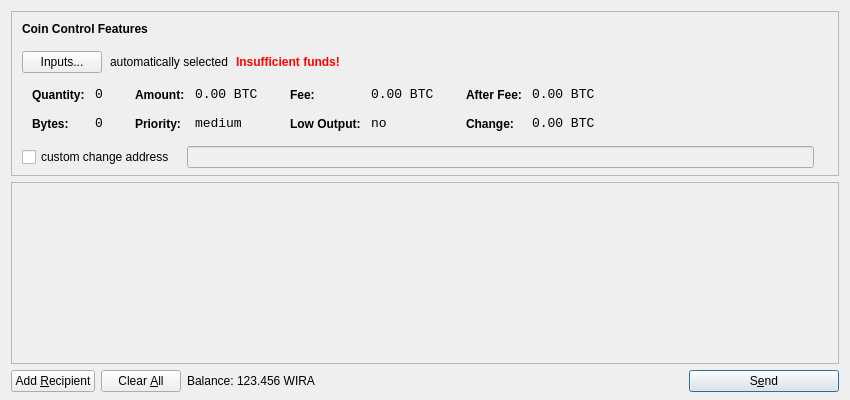
<?xml version="1.0" encoding="UTF-8"?>
<ui version="4.0">
 <class>SendCoinsDialog</class>
 <widget class="QDialog" name="SendCoinsDialog">
  <property name="geometry">
   <rect>
    <x>0</x>
    <y>0</y>
    <width>850</width>
    <height>400</height>
   </rect>
  </property>
  <property name="windowTitle">
   <string>Send Coins</string>
  </property>
  <layout class="QVBoxLayout" name="verticalLayout" stretch="0,1,0">
   <property name="bottomMargin">
    <number>8</number>
   </property>
   <item>
    <widget class="QFrame" name="frameCoinControl">
     <property name="sizePolicy">
      <sizepolicy hsizetype="Expanding" vsizetype="Expanding">
       <horstretch>0</horstretch>
       <verstretch>0</verstretch>
      </sizepolicy>
     </property>
     <property name="maximumSize">
      <size>
       <width>16777215</width>
       <height>16777215</height>
      </size>
     </property>
     <property name="frameShape">
      <enum>QFrame::StyledPanel</enum>
     </property>
     <property name="frameShadow">
      <enum>QFrame::Sunken</enum>
     </property>
     <layout class="QVBoxLayout" name="verticalLayoutCoinControl2">
      <property name="spacing">
       <number>-1</number>
      </property>
      <property name="leftMargin">
       <number>0</number>
      </property>
      <property name="topMargin">
       <number>0</number>
      </property>
      <property name="rightMargin">
       <number>0</number>
      </property>
      <property name="bottomMargin">
       <number>6</number>
      </property>
      <item>
       <layout class="QVBoxLayout" name="verticalLayoutCoinControl" stretch="0,0,0,0,1">
        <property name="spacing">
         <number>0</number>
        </property>
        <property name="leftMargin">
         <number>10</number>
        </property>
        <property name="topMargin">
         <number>10</number>
        </property>
        <item>
         <layout class="QHBoxLayout" name="horizontalLayoutCoinControl1">
          <property name="bottomMargin">
           <number>15</number>
          </property>
          <item>
           <widget class="QLabel" name="labelCoinControlFeatures">
            <property name="sizePolicy">
             <sizepolicy hsizetype="Preferred" vsizetype="Maximum">
              <horstretch>0</horstretch>
              <verstretch>0</verstretch>
             </sizepolicy>
            </property>
            <property name="font">
             <font>
              <weight>75</weight>
              <bold>true</bold>
             </font>
            </property>
            <property name="styleSheet">
             <string notr="true">font-weight:bold;</string>
            </property>
            <property name="text">
             <string>Coin Control Features</string>
            </property>
           </widget>
          </item>
         </layout>
        </item>
        <item>
         <layout class="QHBoxLayout" name="horizontalLayoutCoinControl2" stretch="0,0,0,0">
          <property name="spacing">
           <number>8</number>
          </property>
          <property name="bottomMargin">
           <number>10</number>
          </property>
          <item>
           <widget class="QPushButton" name="pushButtonCoinControl">
            <property name="styleSheet">
             <string notr="true"/>
            </property>
            <property name="text">
             <string>Inputs...</string>
            </property>
           </widget>
          </item>
          <item>
           <widget class="QLabel" name="labelCoinControlAutomaticallySelected">
            <property name="text">
             <string>automatically selected</string>
            </property>
            <property name="margin">
             <number>5</number>
            </property>
           </widget>
          </item>
          <item>
           <widget class="QLabel" name="labelCoinControlInsuffFunds">
            <property name="font">
             <font>
              <weight>75</weight>
              <bold>true</bold>
             </font>
            </property>
            <property name="styleSheet">
             <string notr="true">color:red;font-weight:bold;</string>
            </property>
            <property name="text">
             <string>Insufficient funds!</string>
            </property>
            <property name="margin">
             <number>5</number>
            </property>
           </widget>
          </item>
          <item>
           <spacer name="horizontalSpacerCoinControl">
            <property name="orientation">
             <enum>Qt::Horizontal</enum>
            </property>
            <property name="sizeHint" stdset="0">
             <size>
              <width>40</width>
              <height>1</height>
             </size>
            </property>
           </spacer>
          </item>
         </layout>
        </item>
        <item>
         <widget class="QWidget" name="widgetCoinControl" native="true">
          <property name="sizePolicy">
           <sizepolicy hsizetype="Preferred" vsizetype="Preferred">
            <horstretch>0</horstretch>
            <verstretch>0</verstretch>
           </sizepolicy>
          </property>
          <property name="minimumSize">
           <size>
            <width>0</width>
            <height>0</height>
           </size>
          </property>
          <property name="styleSheet">
           <string notr="true"/>
          </property>
          <layout class="QHBoxLayout" name="horizontalLayoutCoinControl5">
           <property name="margin">
            <number>0</number>
           </property>
           <item>
            <layout class="QHBoxLayout" name="horizontalLayoutCoinControl3" stretch="0,0,0,1">
             <property name="spacing">
              <number>20</number>
             </property>
             <property name="topMargin">
              <number>0</number>
             </property>
             <property name="bottomMargin">
              <number>10</number>
             </property>
             <item>
              <layout class="QFormLayout" name="formLayoutCoinControl1">
               <property name="horizontalSpacing">
                <number>10</number>
               </property>
               <property name="verticalSpacing">
                <number>14</number>
               </property>
               <property name="leftMargin">
                <number>10</number>
               </property>
               <property name="topMargin">
                <number>4</number>
               </property>
               <property name="rightMargin">
                <number>6</number>
               </property>
               <item row="0" column="0">
                <widget class="QLabel" name="labelCoinControlQuantityText">
                 <property name="styleSheet">
                  <string notr="true">font-weight:bold;</string>
                 </property>
                 <property name="text">
                  <string>Quantity:</string>
                 </property>
                 <property name="margin">
                  <number>0</number>
                 </property>
                </widget>
               </item>
               <item row="0" column="1">
                <widget class="QLabel" name="labelCoinControlQuantity">
                 <property name="font">
                  <font>
                   <family>Monospace</family>
                   <pointsize>10</pointsize>
                  </font>
                 </property>
                 <property name="cursor">
                  <cursorShape>IBeamCursor</cursorShape>
                 </property>
                 <property name="contextMenuPolicy">
                  <enum>Qt::ActionsContextMenu</enum>
                 </property>
                 <property name="text">
                  <string notr="true">0</string>
                 </property>
                 <property name="margin">
                  <number>0</number>
                 </property>
                 <property name="textInteractionFlags">
                  <set>Qt::LinksAccessibleByMouse|Qt::TextSelectableByKeyboard|Qt::TextSelectableByMouse</set>
                 </property>
                </widget>
               </item>
               <item row="1" column="0">
                <widget class="QLabel" name="labelCoinControlBytesText">
                 <property name="styleSheet">
                  <string notr="true">font-weight:bold;</string>
                 </property>
                 <property name="text">
                  <string>Bytes:</string>
                 </property>
                </widget>
               </item>
               <item row="1" column="1">
                <widget class="QLabel" name="labelCoinControlBytes">
                 <property name="font">
                  <font>
                   <family>Monospace</family>
                   <pointsize>10</pointsize>
                  </font>
                 </property>
                 <property name="cursor">
                  <cursorShape>IBeamCursor</cursorShape>
                 </property>
                 <property name="contextMenuPolicy">
                  <enum>Qt::ActionsContextMenu</enum>
                 </property>
                 <property name="text">
                  <string notr="true">0</string>
                 </property>
                 <property name="textInteractionFlags">
                  <set>Qt::LinksAccessibleByMouse|Qt::TextSelectableByKeyboard|Qt::TextSelectableByMouse</set>
                 </property>
                </widget>
               </item>
              </layout>
             </item>
             <item>
              <layout class="QFormLayout" name="formLayoutCoinControl2">
               <property name="horizontalSpacing">
                <number>10</number>
               </property>
               <property name="verticalSpacing">
                <number>14</number>
               </property>
               <property name="leftMargin">
                <number>6</number>
               </property>
               <property name="topMargin">
                <number>4</number>
               </property>
               <property name="rightMargin">
                <number>6</number>
               </property>
               <item row="0" column="0">
                <widget class="QLabel" name="labelCoinControlAmountText">
                 <property name="styleSheet">
                  <string notr="true">font-weight:bold;</string>
                 </property>
                 <property name="text">
                  <string>Amount:</string>
                 </property>
                 <property name="margin">
                  <number>0</number>
                 </property>
                </widget>
               </item>
               <item row="0" column="1">
                <widget class="QLabel" name="labelCoinControlAmount">
                 <property name="font">
                  <font>
                   <family>Monospace</family>
                   <pointsize>10</pointsize>
                  </font>
                 </property>
                 <property name="cursor">
                  <cursorShape>IBeamCursor</cursorShape>
                 </property>
                 <property name="contextMenuPolicy">
                  <enum>Qt::ActionsContextMenu</enum>
                 </property>
                 <property name="text">
                  <string notr="true">0.00 BTC</string>
                 </property>
                 <property name="textInteractionFlags">
                  <set>Qt::LinksAccessibleByMouse|Qt::TextSelectableByKeyboard|Qt::TextSelectableByMouse</set>
                 </property>
                </widget>
               </item>
               <item row="1" column="0">
                <widget class="QLabel" name="labelCoinControlPriorityText">
                 <property name="styleSheet">
                  <string notr="true">font-weight:bold;</string>
                 </property>
                 <property name="text">
                  <string>Priority:</string>
                 </property>
                </widget>
               </item>
               <item row="1" column="1">
                <widget class="QLabel" name="labelCoinControlPriority">
                 <property name="font">
                  <font>
                   <family>Monospace</family>
                   <pointsize>10</pointsize>
                  </font>
                 </property>
                 <property name="cursor">
                  <cursorShape>IBeamCursor</cursorShape>
                 </property>
                 <property name="contextMenuPolicy">
                  <enum>Qt::ActionsContextMenu</enum>
                 </property>
                 <property name="text">
                  <string>medium</string>
                 </property>
                 <property name="textInteractionFlags">
                  <set>Qt::LinksAccessibleByMouse|Qt::TextSelectableByKeyboard|Qt::TextSelectableByMouse</set>
                 </property>
                </widget>
               </item>
              </layout>
             </item>
             <item>
              <layout class="QFormLayout" name="formLayoutCoinControl3">
               <property name="horizontalSpacing">
                <number>10</number>
               </property>
               <property name="verticalSpacing">
                <number>14</number>
               </property>
               <property name="leftMargin">
                <number>6</number>
               </property>
               <property name="topMargin">
                <number>4</number>
               </property>
               <property name="rightMargin">
                <number>6</number>
               </property>
               <item row="0" column="0">
                <widget class="QLabel" name="labelCoinControlFeeText">
                 <property name="styleSheet">
                  <string notr="true">font-weight:bold;</string>
                 </property>
                 <property name="text">
                  <string>Fee:</string>
                 </property>
                 <property name="margin">
                  <number>0</number>
                 </property>
                </widget>
               </item>
               <item row="0" column="1">
                <widget class="QLabel" name="labelCoinControlFee">
                 <property name="font">
                  <font>
                   <family>Monospace</family>
                   <pointsize>10</pointsize>
                  </font>
                 </property>
                 <property name="cursor">
                  <cursorShape>IBeamCursor</cursorShape>
                 </property>
                 <property name="contextMenuPolicy">
                  <enum>Qt::ActionsContextMenu</enum>
                 </property>
                 <property name="text">
                  <string notr="true">0.00 BTC</string>
                 </property>
                 <property name="textInteractionFlags">
                  <set>Qt::LinksAccessibleByMouse|Qt::TextSelectableByKeyboard|Qt::TextSelectableByMouse</set>
                 </property>
                </widget>
               </item>
               <item row="1" column="0">
                <widget class="QLabel" name="labelCoinControlLowOutputText">
                 <property name="styleSheet">
                  <string notr="true">font-weight:bold;</string>
                 </property>
                 <property name="text">
                  <string>Low Output:</string>
                 </property>
                </widget>
               </item>
               <item row="1" column="1">
                <widget class="QLabel" name="labelCoinControlLowOutput">
                 <property name="font">
                  <font>
                   <family>Monospace</family>
                   <pointsize>10</pointsize>
                  </font>
                 </property>
                 <property name="cursor">
                  <cursorShape>IBeamCursor</cursorShape>
                 </property>
                 <property name="contextMenuPolicy">
                  <enum>Qt::ActionsContextMenu</enum>
                 </property>
                 <property name="text">
                  <string>no</string>
                 </property>
                 <property name="textInteractionFlags">
                  <set>Qt::LinksAccessibleByMouse|Qt::TextSelectableByKeyboard|Qt::TextSelectableByMouse</set>
                 </property>
                </widget>
               </item>
              </layout>
             </item>
             <item>
              <layout class="QFormLayout" name="formLayoutCoinControl4">
               <property name="horizontalSpacing">
                <number>10</number>
               </property>
               <property name="verticalSpacing">
                <number>14</number>
               </property>
               <property name="leftMargin">
                <number>6</number>
               </property>
               <property name="topMargin">
                <number>4</number>
               </property>
               <property name="rightMargin">
                <number>6</number>
               </property>
               <item row="0" column="0">
                <widget class="QLabel" name="labelCoinControlAfterFeeText">
                 <property name="styleSheet">
                  <string notr="true">font-weight:bold;</string>
                 </property>
                 <property name="text">
                  <string>After Fee:</string>
                 </property>
                 <property name="margin">
                  <number>0</number>
                 </property>
                </widget>
               </item>
               <item row="0" column="1">
                <widget class="QLabel" name="labelCoinControlAfterFee">
                 <property name="font">
                  <font>
                   <family>Monospace</family>
                   <pointsize>10</pointsize>
                  </font>
                 </property>
                 <property name="cursor">
                  <cursorShape>IBeamCursor</cursorShape>
                 </property>
                 <property name="contextMenuPolicy">
                  <enum>Qt::ActionsContextMenu</enum>
                 </property>
                 <property name="text">
                  <string notr="true">0.00 BTC</string>
                 </property>
                 <property name="textInteractionFlags">
                  <set>Qt::LinksAccessibleByMouse|Qt::TextSelectableByKeyboard|Qt::TextSelectableByMouse</set>
                 </property>
                </widget>
               </item>
               <item row="1" column="0">
                <widget class="QLabel" name="labelCoinControlChangeText">
                 <property name="styleSheet">
                  <string notr="true">font-weight:bold;</string>
                 </property>
                 <property name="text">
                  <string>Change:</string>
                 </property>
                </widget>
               </item>
               <item row="1" column="1">
                <widget class="QLabel" name="labelCoinControlChange">
                 <property name="font">
                  <font>
                   <family>Monospace</family>
                   <pointsize>10</pointsize>
                  </font>
                 </property>
                 <property name="cursor">
                  <cursorShape>IBeamCursor</cursorShape>
                 </property>
                 <property name="contextMenuPolicy">
                  <enum>Qt::ActionsContextMenu</enum>
                 </property>
                 <property name="text">
                  <string notr="true">0.00 BTC</string>
                 </property>
                 <property name="textInteractionFlags">
                  <set>Qt::LinksAccessibleByMouse|Qt::TextSelectableByKeyboard|Qt::TextSelectableByMouse</set>
                 </property>
                </widget>
               </item>
              </layout>
             </item>
            </layout>
           </item>
          </layout>
         </widget>
        </item>
        <item>
         <layout class="QHBoxLayout" name="horizontalLayoutCoinControl4" stretch="0,0,0">
          <property name="spacing">
           <number>12</number>
          </property>
          <property name="sizeConstraint">
           <enum>QLayout::SetDefaultConstraint</enum>
          </property>
          <property name="topMargin">
           <number>5</number>
          </property>
          <property name="rightMargin">
           <number>5</number>
          </property>
          <item>
           <widget class="QCheckBox" name="checkBoxCoinControlChange">
            <property name="text">
             <string>custom change address</string>
            </property>
           </widget>
          </item>
          <item>
           <widget class="QLineEdit" name="lineEditCoinControlChange">
            <property name="enabled">
             <bool>false</bool>
            </property>
            <property name="sizePolicy">
             <sizepolicy hsizetype="Expanding" vsizetype="Fixed">
              <horstretch>0</horstretch>
              <verstretch>0</verstretch>
             </sizepolicy>
            </property>
           </widget>
          </item>
          <item>
           <widget class="QLabel" name="labelCoinControlChangeLabel">
            <property name="sizePolicy">
             <sizepolicy hsizetype="Preferred" vsizetype="Expanding">
              <horstretch>0</horstretch>
              <verstretch>0</verstretch>
             </sizepolicy>
            </property>
            <property name="minimumSize">
             <size>
              <width>0</width>
              <height>0</height>
             </size>
            </property>
            <property name="text">
             <string/>
            </property>
            <property name="margin">
             <number>3</number>
            </property>
           </widget>
          </item>
         </layout>
        </item>
        <item>
         <spacer name="verticalSpacerCoinControl">
          <property name="orientation">
           <enum>Qt::Vertical</enum>
          </property>
          <property name="sizeHint" stdset="0">
           <size>
            <width>800</width>
            <height>1</height>
           </size>
          </property>
         </spacer>
        </item>
       </layout>
      </item>
     </layout>
    </widget>
   </item>
   <item>
    <widget class="QScrollArea" name="scrollArea">
     <property name="widgetResizable">
      <bool>true</bool>
     </property>
     <widget class="QWidget" name="scrollAreaWidgetContents">
      <property name="geometry">
       <rect>
        <x>0</x>
        <y>0</y>
        <width>830</width>
        <height>165</height>
       </rect>
      </property>
      <layout class="QVBoxLayout" name="verticalLayout_2">
       <property name="margin">
        <number>0</number>
       </property>
       <item>
        <layout class="QVBoxLayout" name="entries">
         <property name="spacing">
          <number>6</number>
         </property>
        </layout>
       </item>
       <item>
        <spacer name="verticalSpacer">
         <property name="orientation">
          <enum>Qt::Vertical</enum>
         </property>
         <property name="sizeHint" stdset="0">
          <size>
           <width>20</width>
           <height>40</height>
          </size>
         </property>
        </spacer>
       </item>
      </layout>
     </widget>
    </widget>
   </item>
   <item>
    <layout class="QHBoxLayout" name="horizontalLayout">
     <item>
      <widget class="QPushButton" name="addButton">
       <property name="toolTip">
        <string>Send to multiple recipients at once</string>
       </property>
       <property name="text">
        <string>Add &amp;Recipient</string>
       </property>
       <property name="icon">
        <iconset resource="../bitcoin.qrc">
         <normaloff>:/icons/add</normaloff>:/icons/add</iconset>
       </property>
       <property name="autoDefault">
        <bool>false</bool>
       </property>
      </widget>
     </item>
     <item>
      <widget class="QPushButton" name="clearButton">
       <property name="sizePolicy">
        <sizepolicy hsizetype="Minimum" vsizetype="Fixed">
         <horstretch>0</horstretch>
         <verstretch>0</verstretch>
        </sizepolicy>
       </property>
       <property name="toolTip">
        <string>Remove all transaction fields</string>
       </property>
       <property name="text">
        <string>Clear &amp;All</string>
       </property>
       <property name="icon">
        <iconset resource="../bitcoin.qrc">
         <normaloff>:/icons/remove</normaloff>:/icons/remove</iconset>
       </property>
       <property name="autoRepeatDelay">
        <number>300</number>
       </property>
       <property name="autoDefault">
        <bool>false</bool>
       </property>
      </widget>
     </item>
     <item>
      <layout class="QHBoxLayout" name="horizontalLayout_2">
       <property name="spacing">
        <number>3</number>
       </property>
       <item>
        <widget class="QLabel" name="label">
         <property name="text">
          <string>Balance:</string>
         </property>
        </widget>
       </item>
       <item>
        <widget class="QLabel" name="labelBalance">
         <property name="cursor">
          <cursorShape>IBeamCursor</cursorShape>
         </property>
         <property name="text">
          <string>123.456 WIRA</string>
         </property>
         <property name="textInteractionFlags">
          <set>Qt::LinksAccessibleByMouse|Qt::TextSelectableByKeyboard|Qt::TextSelectableByMouse</set>
         </property>
        </widget>
       </item>
      </layout>
     </item>
     <item>
      <spacer name="horizontalSpacer">
       <property name="orientation">
        <enum>Qt::Horizontal</enum>
       </property>
       <property name="sizeHint" stdset="0">
        <size>
         <width>40</width>
         <height>20</height>
        </size>
       </property>
      </spacer>
     </item>
     <item>
      <widget class="QPushButton" name="sendButton">
       <property name="minimumSize">
        <size>
         <width>150</width>
         <height>0</height>
        </size>
       </property>
       <property name="toolTip">
        <string>Confirm the send action</string>
       </property>
       <property name="text">
        <string>S&amp;end</string>
       </property>
       <property name="icon">
        <iconset resource="../bitcoin.qrc">
         <normaloff>:/icons/send</normaloff>:/icons/send</iconset>
       </property>
       <property name="default">
        <bool>true</bool>
       </property>
      </widget>
     </item>
    </layout>
   </item>
  </layout>
 </widget>
 <resources>
  <include location="../bitcoin.qrc"/>
 </resources>
 <connections/>
</ui>
